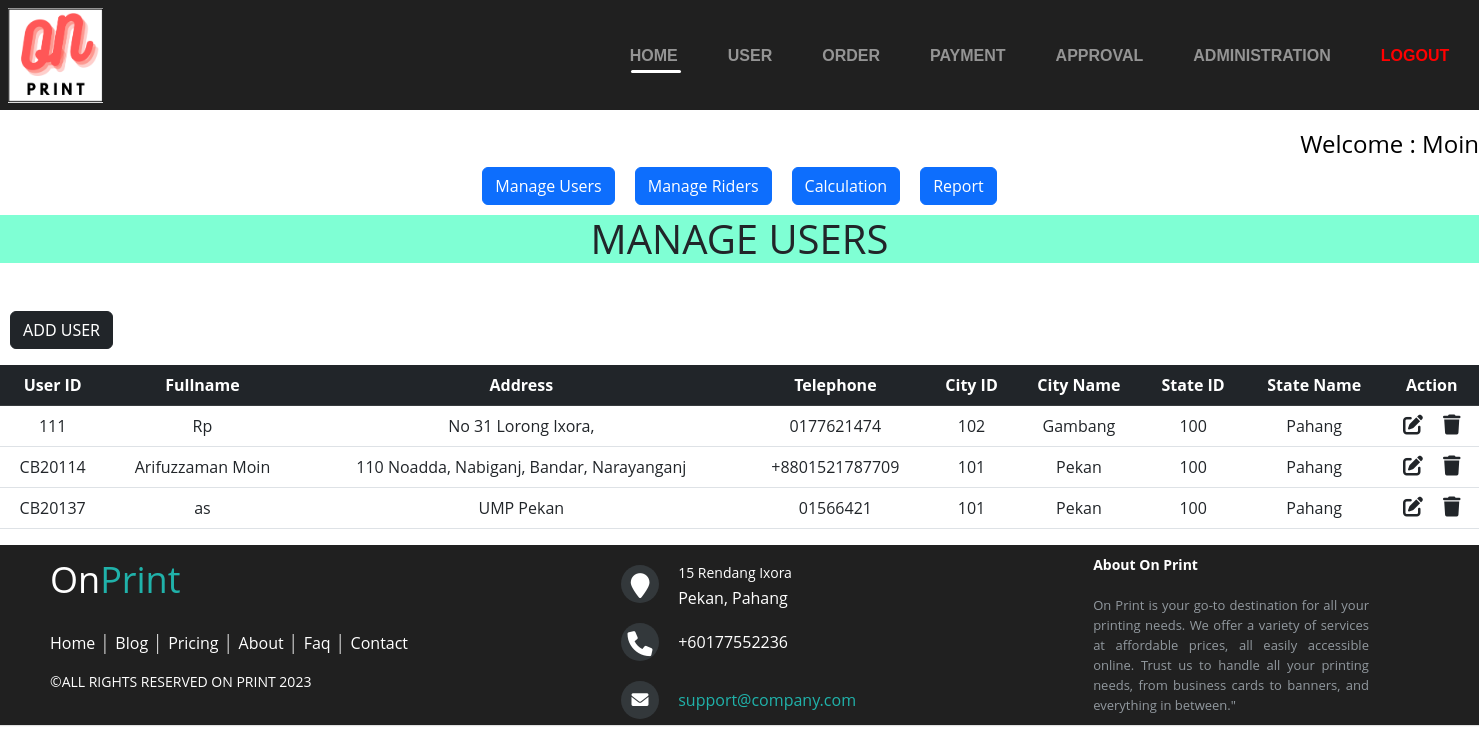
/Admin/manage_users.php (signed in), run on the app's committed database.
### tables this page shows
CREATE TABLE `registered_user` (
  `userID` varchar(10) NOT NULL,
  `U_name` varchar(50) NOT NULL,
  `U_address` varchar(100) NOT NULL,
  `U_telephone` varchar(15) NOT NULL,
  `U_password` varchar(20) NOT NULL,
  `City_ID` varchar(5) NOT NULL,
  `State_ID` varchar(50) NOT NULL
);

CREATE TABLE `city` (
  `City_ID` varchar(5) NOT NULL,
  `CityName` varchar(50) NOT NULL
);

CREATE TABLE `state` (
  `State_ID` varchar(5) NOT NULL,
  `StateName` varchar(50) NOT NULL
);

### Admin/manage_users.php (the view, shortened to what this page needs)
<!DOCTYPE html>
<html lang="en">
<head>
    <link rel="stylesheet" href="../style/styles.css">
    <link href='https://unpkg.com/boxicons@2.0.7/css/boxicons.min.css' rel='stylesheet'>
    <link href="https://cdn.jsdelivr.net/npm/bootstrap@5.3.0-alpha1/dist/css/bootstrap.min.css" rel="stylesheet">
    <link rel="stylesheet" href="https://use.fontawesome.com/releases/v5.13.0/css/all.css">
    <link rel="stylesheet" href="https://cdnjs.cloudflare.com/ajax/libs/font-awesome/6.0.0/css/all.min.css" />
</head>
<body class="body-with-footer">
    <div class="nav-container">
        <a href="index.php"><img id="logo" src="../media/onp logo.png" alt="Logo"></a>
        <nav>
            <a href="admin.php">HOME</a>
            <a href="#">USER</a>
            <a href="#">ORDER</a>
            <a href="#">PAYMENT</a>
            <a href="#">APPROVAL</a>
            <a href="#">ADMINISTRATION</a>
            <a class="logout" href="../logout.php">LOGOUT</a>
            <div id="indicator"></div>
        </nav>
    </div>
    <div class="body-container d-flex">
        <div class="welcome">
            <h4>Welcome : <?= $_SESSION['username'] ?></h4>
        </div>
        <div class="buttons d-flex flex-nowrap">
            <button class="btn btn-primary" onclick="window.location.href='manage_users.php'">Manage Users</button>
            <button class="btn btn-primary" onclick="window.location.href='manage_riders.php'">Manage Riders</button>
            <button class="btn btn-primary" onclick="window.location.href='calculate_user.php'">Calculation</button>
            <button class="btn btn-primary" onclick="window.location.href='user_report.php'">Report</button>
        </div>
    </div>
    <div class="title title-light justify-content-center fs-3 mb-5 bg-image" style="background-color:aquamarine;">
        <h1>
            <center>MANAGE USERS</center>
        </h1>
    </div>
        <a href="add_new.php" class="btn btn-dark mb-3">ADD USER</a>
        <table class="table table-hover text-center">
            <thead class="table-dark">
                <tr>
                    <th scope="col">User ID</th>
                    <th scope="col">Fullname</th>
                    <th scope="col">Address</th>
                    <th scope="col">Telephone</th>
                    <th scope="col">City ID</th>
                    <th scope="col">City Name</th>
                    <th scope="col">State ID</th>
                    <th scope="col">State Name</th>
                    <th scope="col">Action</th>
                </tr>
            </thead>
            <tbody>
                <?php
                include "../db_conn.php";
                $sql = "SELECT registered_user.*, city.CityName, state.StateName FROM registered_user
                JOIN city ON registered_user.City_ID = city.City_ID
                JOIN state ON registered_user.State_ID = state.State_ID";
                $result = mysqli_query($conn, $sql);
                while ($row = mysqli_fetch_assoc($result)) {
                ?>
                    <tr>
                        <td><?php echo $row['userID'] ?></td>
                        <td><?php echo $row['U_name'] ?></td>
                        <td><?php echo $row['U_address'] ?></td>
                        <td><?php echo $row['U_telephone'] ?></td>
                        <td><?php echo $row['City_ID'] ?></td>
                        <td><?php echo $row['CityName'] ?></td>
                        <td><?php echo $row['State_ID'] ?></td>
                        <td><?php echo $row['StateName'] ?></td>
                        <td>
                            <a href="edit.php?userID=<?php echo $row['userID'] ?>" class="link-dark"><i class="fa-solid fa-pen-to-square
                        fs-5 me-3"></i></a>
                            <a href="delete.php?userID=<?php echo $row['userID'] ?>" class="link-dark"><i class="fa-solid fa-trash fs-5"></i></a>
                        </td>
                    </tr>
                <?php
                }
                ?>
            </tbody>
        </table>
    <footer class="footer-distributed">
        <div class="footer-left">
            <h3>On<span>Print</span></h3>
            <p class="footer-links">
                <a href="#" class="link-1">Home</a>
                <a href="#">Blog</a>
                <a href="#">Pricing</a>
                <a href="#">About</a>
                <a href="#">Faq</a>
                <a href="#">Contact</a>
            </p>
            <p class="footer-company-name">©All rights reserved On Print 2023</p>
        </div>
        <div class="footer-center">
            <div>
                <i class="fa fa-map-marker"></i>
                <p><span>15 Rendang Ixora</span> Pekan, Pahang</p>
            </div>
            <div>
                <i class="fa fa-phone"></i>
                <p>+60177552236</p>
            </div>
            <div>
                <i class="fa fa-envelope"></i>
                <p><a href="mailto:support@company.com">support@company.com</a></p>
            </div>
        </div>
        <div class="footer-right">
            <p class="footer-company-about">
                <span>About On Print</span>
                On Print is your go-to destination for all your printing needs. We offer a variety of services at affordable prices, all easily accessible online. Trust us to handle all your printing needs, from business cards to banners, and everything in between."
            </p>
        </div>
    </footer>
</body>
</html>

### data on the page
registered_user: userID "111", U_name "Rp", U_address "No 31 Lorong Ixora,", U_telephone "0177621474", City_ID "102", City_ID.CityName "Gambang", State_ID "100", State_ID.StateName "Pahang"
registered_user: userID "CB20114", U_name "Arifuzzaman Moin", U_address "110 Noadda, Nabiganj, Bandar, Narayanganj", U_telephone "+8801521787709", City_ID "101", City_ID.CityName "Pekan", State_ID "100", State_ID.StateName "Pahang"
registered_user: userID "CB20137", U_name "as", U_address "UMP Pekan", U_telephone "01566421", City_ID "101", City_ID.CityName "Pekan", State_ID "100", State_ID.StateName "Pahang"

### other printed values
$_SESSION['username'] "Moin"
